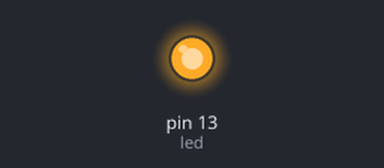
Bench run of a sketch on a simulated Arduino Uno, built with avr-gcc and run on an emulated ATmega328P. Parts: output pins drawn as LEDs (lit = HIGH).

Above: at 1.4 s.
At 6.3 s:
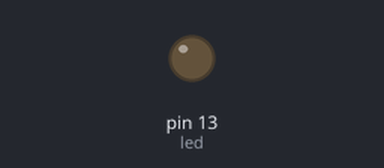
Timing chart, 0 to 9.6 s (numbered marks = the images above):
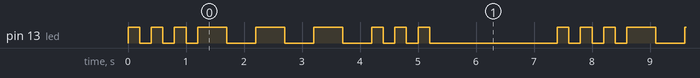

The sketch:

Uebung1_2b.ino
```cpp
/*
  Übung 1_2b Blink SOS alternativer Weg
  Blinkt ein SOS Signal:
  * kurz-kurz-kurz = S
  * lang-lang-lang = O
  * kurz-kurz-kurz = S

  Dieses Beispiel aus dem Fritzing Creator Kit: www.fritzing.org/creator-kit.
*/

int led = 13;                               // ganzzahlige Variable led wird deklariert
char signals[] = {'.','.','.','-','-','-','.','.','.'}; // variable speichert die Signale: . = kurz, - = lang

void setup() {                              // die setup()-Methode wird einmal ausgeführt
  pinMode(led, OUTPUT);
}

void loop() {                               // die loop()-Methode wird immer wiederholt
  for (int i=0; i<sizeof(signals); i++){    // wiederhole so oft, wie das Array signals Einträge hat (hier also 9 Mal)
    digitalWrite(led,HIGH);                 // schaltet die LED ein
    if (signals[i]=='.') delay(200);        // wenn signals an der Stelle i einen Punkt hat, warte kurz
    if (signals[i]=='-') delay(500);        // wenn signals an der Stelle i einen Strich hat, warte lang
    digitalWrite(led,LOW);                  // schaltet die LED aus
    if (signals[i]=='.') delay(200);        // wenn signals an der Stelle i einen Punkt hat, warte kurz
    if (signals[i]=='-') delay(500);        // wenn signals an der Stelle i einen Strich hat, warte lang
  }
  delay(2000);                              // hält das Programm für 2000 Millisekunden an
}
```

Measured:
- by itself, pin 13 (led): repeats every 7.4 s: 2 × (LOW 0.20 s, HIGH 0.20 s), LOW 0.20 s, 3 × (HIGH 0.50 s, LOW 0.50 s), 2 × (HIGH 0.20 s, LOW 0.20 s), HIGH 0.20 s, LOW 2.2 s, HIGH 0.20 s
- by itself, everything shown: repeats every 7.4 s, in 18 steps
